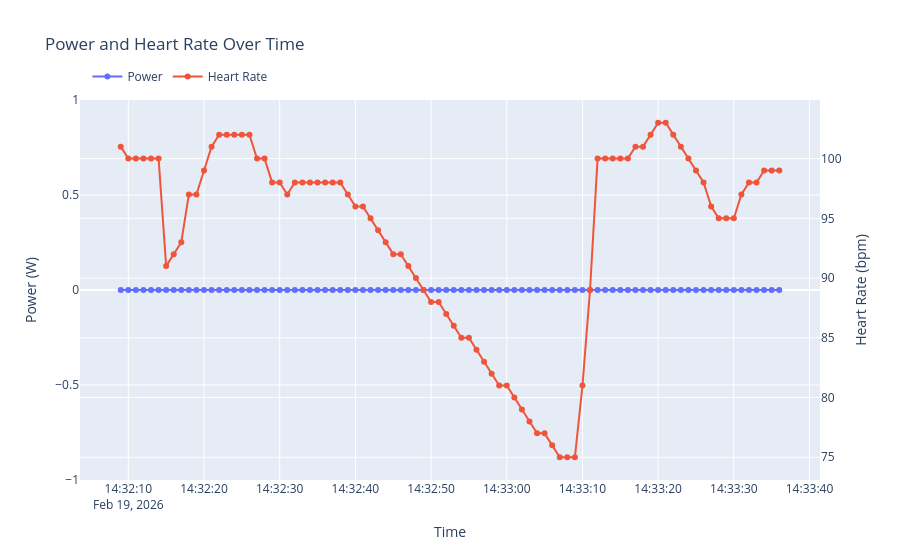

This figure's notebook cell:
### Code cell
interpolate_range(df, ride_with_missing_values.index.min(), ride_with_missing_values.index.max())
plot_power_and_heart_rate(df, ride_with_missing_values.index.min(), ride_with_missing_values.index.max())
